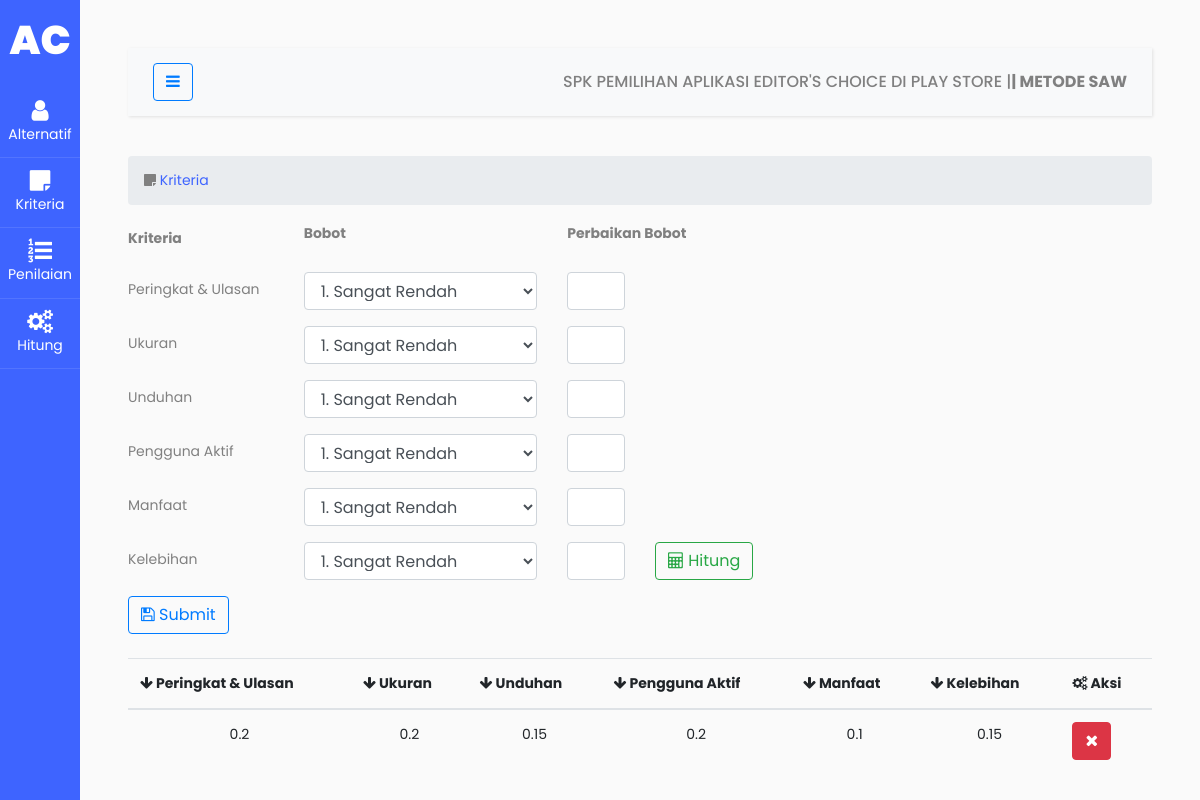
Page /kriteria.php on the committed database.
### tables this page shows
CREATE TABLE `saw_kriteria` (
  `no` int(11) NOT NULL,
  `penyimpanan` float NOT NULL,
  `harga` float NOT NULL,
  `processor` float NOT NULL,
  `ram` float NOT NULL,
  `layar` float NOT NULL,
  `vga` float NOT NULL
);

### kriteria.php (the view, shortened to what this page needs)
<!doctype html>
<html lang="en">
<?php
include 'components/head.php';
?>
<body>
  <div class="wrapper d-flex align-items-stretch">
    <?php
    include 'components/sidebar.php';
    ?>
    <div id="content" class="p-4 p-md-5">
      <?php
      include 'components/navbar.php';
      ?>
      <section id="main-content">
        <section class="wrapper">
          <div class="row">
            <div class="col-lg-12">
              <ol class="breadcrumb">
                <li><i class="fa fa-sticky-note"></i><a href="kriteria.php"> Kriteria</a></li>
              </ol>
            </div>
          </div>
          <?php
          include 'koneksi.php';
          ?>
          <form class="form-validate form-horizontal" id="register_form" method="post" action="">
            <div class="form-group row">
              <label class="col-sm-2 col-form-label"><b>Kriteria</b></label>
              <div class="col-sm-3">
                <label><b>Bobot</b></label>
              </div>
              <div class="col-sm-2">
                <label><b>Perbaikan Bobot</b></label>
              </div>
            </div>
            <div class="form-group row">
              <label class="col-sm-2 col-form-label">Peringkat & Ulasan</label>
              <div class="col-sm-3">
                <select class="form-control" name="peringkat_param" id="peringkat_param">
                  <option>1. Sangat Rendah</option>
                </select>
              </div>
              <div class="col-sm-1">
                <input type="text" class="form-control" name="peringkat" id="peringkat">
              </div>
            </div>
            <div class="form-group row">
              <label class="col-sm-2 col-form-label">Ukuran</label>
              <div class="col-sm-3">
                <select class="form-control" name="ukuran_param" id="ukuran_param">
                  <option>1. Sangat Rendah</option>
                </select>
              </div>
              <div class="col-sm-1">
                <input type="text" class="form-control" name="ukuran" id="ukuran">
              </div>
            </div>
            <div class="form-group row">
              <label class="col-sm-2 col-form-label">Unduhan</label>
              <div class="col-sm-3">
                <select class="form-control" name="unduhan_param" id="unduhan_param">
                  <option>1. Sangat Rendah</option>
                </select>
              </div>
              <div class="col-sm-1">
                <input type="text" class="form-control" name="unduhan" id="unduhan">
              </div>
            </div>
            <div class="form-group row">
              <label class="col-sm-2 col-form-label">Pengguna Aktif</label>
              <div class="col-sm-3">
                <select class="form-control" name="aktif_param" id="aktif_param">
                  <option>1. Sangat Rendah</option>
                </select>
              </div>
              <div class="col-sm-1">
                <input type="text" class="form-control" name="aktif" id="aktif">
              </div>
            </div>
            <div class="form-group row">
              <label class="col-sm-2 col-form-label">Manfaat</label>
              <div class="col-sm-3">
                <select class="form-control" name="manfaat_param" id="manfaat_param">
                  <option>1. Sangat Rendah</option>
                </select>
              </div>
              <div class="col-sm-1">
                <input type="text" class="form-control" name="manfaat" id="manfaat">
              </div>
            </div>
            <div class="form-group row">
              <label class="col-sm-2 col-form-label">Kelebihan</label>
              <div class="col-sm-3">
                <select class="form-control" name="kelebihan_param" id="kelebihan_param">
                  <option>1. Sangat Rendah</option>
                </select>
              </div>
              <div class="col-sm-1">
                <input type="text" class="form-control" name="kelebihan" id="kelebihan">
              </div>
              <div class="col-sm-2">
                <button class="btn btn-outline-success" type="button" id="hitung" onclick="fungsiku()" name="hitung"><i class="fa fa-calculator"></i> Hitung</button>
              </div>
            </div>
            <div class="mb-4">
              <button class="btn btn-outline-primary" type="submit" name="submit"><i class="fa fa-save"></i> Submit</button>
            </div>
          </form>
          <table class="table">
            <thead>
              <tr>
                <th><i class="fa fa-arrow-down"></i> Peringkat & Ulasan</th>
                <th><i class="fa fa-arrow-down"></i> Ukuran</th>
                <th><i class="fa fa-arrow-down"></i> Unduhan</th>
                <th><i class="fa fa-arrow-down"></i> Pengguna Aktif</th>
                <th><i class="fa fa-arrow-down"></i> Manfaat</th>
                <th><i class="fa fa-arrow-down"></i> Kelebihan</th>
                <th><i class="fa fa-cogs"></i> Aksi</th>
              </tr>
            </thead>
            <?php
            $sql = "SELECT * FROM saw_kriteria";
            $hasil = $conn->query($sql);
            $rows = $hasil->num_rows;
            if ($rows > 0) {
              while ($row = $hasil->fetch_row()) {
            ?>
                <tr>
                  <td Align="center"><?= $row[1] ?></td>
                  <td Align="center"><?= $row[2] ?></td>
                  <td Align="center"><?= $row[3] ?></td>
                  <td Align="center"><?= $row[4] ?></td>
                  <td Align="center"><?= $row[5] ?></td>
                  <td Align="center"><?= $row[6] ?></td>
                  <td>
                    <div class="btn-group">
                      <a class="btn btn-danger" href="kriteria_hapus.php?id=<?= $row[0] ?>"><i class="fa fa-close"></i></a>
                    </div>
                  </td>
                </tr>
            <?php }
            } else {
              echo "<tr>
                  <td>Data Tidak Ada</td>
              <tr>";
            } ?>
          </table>
        </section>
      </section>
    </div>
  </div>
</body>
</html>

### rows in the picture
saw_kriteria: penyimpanan "0.2", harga "0.2", processor "0.15", ram "0.2", layar "0.1", vga "0.15"
